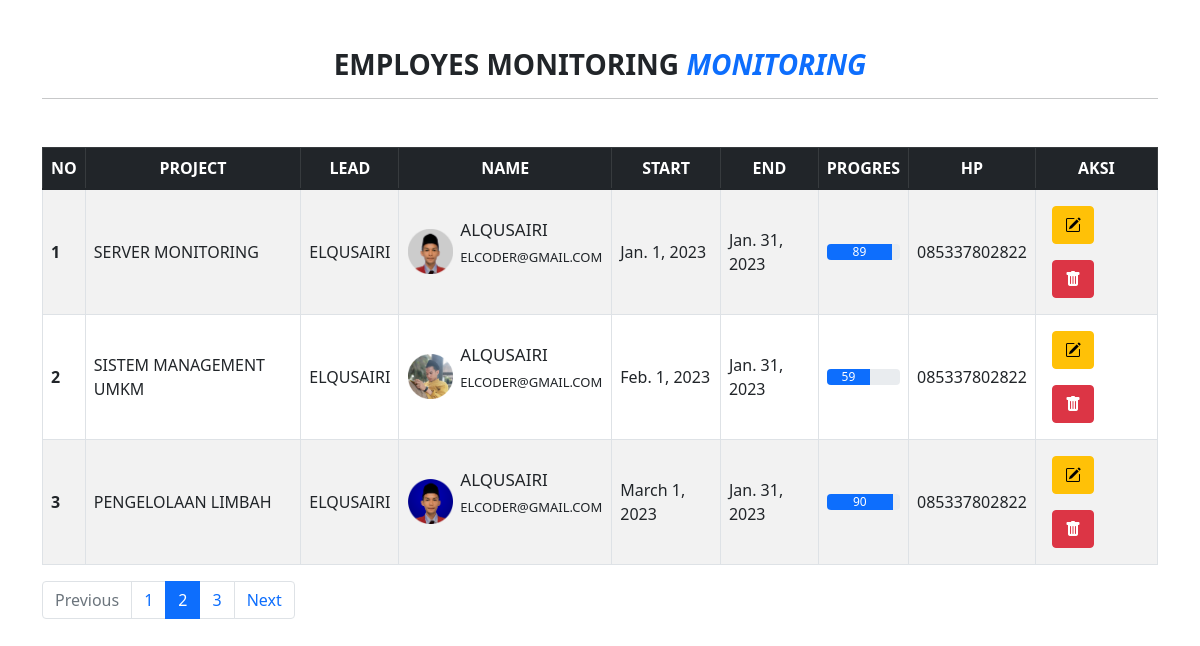
Page /data/monitor/ on the committed database.
### monitoring/models.py (models this page shows, shortened)
class monitor(models.Model):
    project     = models.CharField(max_length=200)
    lead        = models.CharField(max_length=200)
    foto        = models.ImageField(upload_to='')
    nama        = models.CharField(max_length=200)
    email       = models.EmailField()
    start       = models.DateField()
    end         = models.DateField()
    progres     = models.IntegerField(max_length=100)
    hp          = models.CharField(max_length=200)
    publish     = models.DateTimeField(auto_now_add=True)
    updated     = models.DateTimeField(auto_now=True)

### monitoring/views.py (the view)
# urls.py: path('',views.index, name='index'),
def index(request):
    datas = monitor.objects.all()
    context = {
        'judul':'EMPLOYES MONITORING',
        'datas': datas,
    }
    return render(request, 'monitor/index.html',context)

### monitoring/templates/monitor/index.html (shortened to what this page needs)
<!doctype html>
<html lang="en">
  <head>
    <link href="https://cdn.jsdelivr.net/npm/bootstrap@5.1.3/dist/css/bootstrap.min.css" rel="stylesheet">
    <link rel="stylesheet" href="https://cdn.jsdelivr.net/npm/bootstrap-icons@1.10.3/font/bootstrap-icons.css">
  </head>
  <body>
    <div class="container">
        <h3 class="text-center mt-5 fw-bold">{{judul}} <i class="text-primary">MONITORING</i> </h3>
        <hr>
        <table class="table table-striped mt-5 table-bordered">
            <thead class=" table-dark ">
              <tr class="text-center">
                <th scope="col">NO</th>
                <th scope="col">PROJECT</th>
                <th scope="col">LEAD</th>
                <th scope="col">NAME</th>
                <th scope="col">START</th>
                <th scope="col">END</th>
                <th scope="col">PROGRES</th>
                <th scope="col">HP</th>
                <th scope="col">AKSI</th>
              </tr>
            </thead>
            <tbody class="align-middle">
              {% for data in datas %}
              <tr>
                <th scope="row">{{forloop.counter}}</th>
                <td>{{data.project}}</td>
                <td>{{data.lead}}</td>
                <td>
                    <table>
                        <tr>
                            <td><img src="{{data.foto.url}}" width="45px"></td>
                            <td>
                                <h5 style="padding-left:5px; margin-left:15x; font-size: 17px;">{{data.nama}}</h5>
                                <p style="padding-left:5px; margin-left:15x; font-size: 13px;">{{data.email}}</p>
                            </td>
                        </tr>
                    </table>
                </td>
                <td>{{data.start}}</td>
                <td>{{data.end}}</td>
                <td>
                    <div class="progress">
                        <div class="progress-bar" role="progressbar" style="width: {{data.progres}}%;" aria-valuenow="{{data.progres}}" aria-valuemin="0" aria-valuemax="100">{{data.progres}}</div>
                    </div>
                </td>
                <td>{{data.hp}}</td>
                <td>
                    <button type="button" class="btn btn-warning bi bi-pencil-square m-2"></button>
                    <button type="button" class="btn btn-danger bi bi-trash-fill m-2"></button>
                </td>
              </tr>
              {%endfor%}
            </tbody>
          </table>
          <nav aria-label="...">
            <ul class="pagination">
              <li class="page-item disabled">
                <a class="page-link">Previous</a>
              </li>
              <li class="page-item"><a class="page-link" href="#">1</a></li>
              <li class="page-item active" aria-current="page">
                <a class="page-link" href="#">2</a>
              </li>
              <li class="page-item"><a class="page-link" href="#">3</a></li>
              <li class="page-item">
                <a class="page-link" href="#">Next</a>
              </li>
            </ul>
          </nav>
    </div>
  </body>
</html>

### rows in the picture
monitor: project "SERVER MONITORING", lead "ELQUSAIRI", foto (picture), nama "ALQUSAIRI", email "ELCODER@GMAIL.COM", start "Jan. 1, 2023", end "Jan. 31, 2023", progres "89", hp "085337802822"
monitor: project "SISTEM MANAGEMENT UMKM", lead "ELQUSAIRI", foto (picture), nama "ALQUSAIRI", email "ELCODER@GMAIL.COM", start "Feb. 1, 2023", end "Jan. 31, 2023", progres "59", hp "085337802822"
monitor: project "PENGELOLAAN LIMBAH", lead "ELQUSAIRI", foto (picture), nama "ALQUSAIRI", email "ELCODER@GMAIL.COM", start "March 1, 2023", end "Jan. 31, 2023", progres "90", hp "085337802822"

### other values in the picture
{{ judul }} "EMPLOYES MONITORING"
